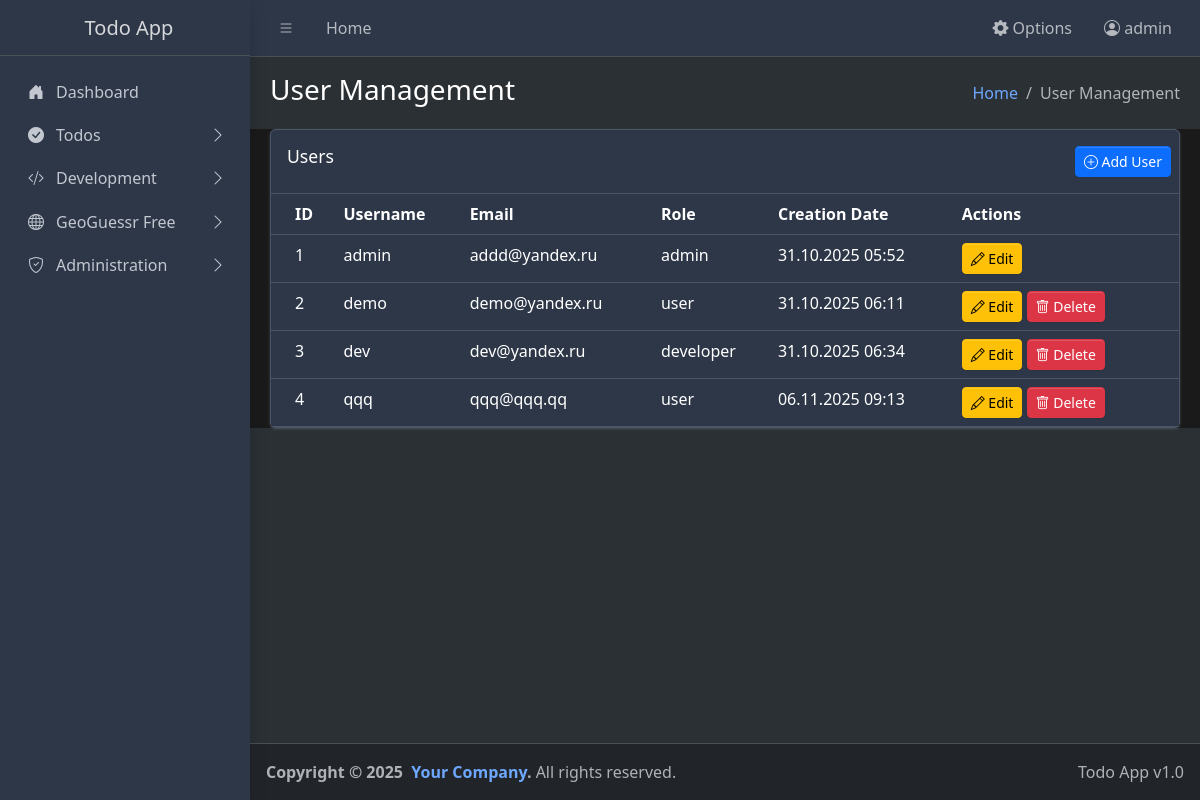
The app's page /admin/users (signed in) with its own data.
### app.py (models this page shows, shortened)
class User(UserMixin, db.Model):
    id = db.Column(db.Integer, primary_key=True)
    username = db.Column(db.String(64), unique=True, nullable=False)
    email = db.Column(db.String(120), unique=True, nullable=False)
    password_hash = db.Column(db.String(128), nullable=False)
    role_id = db.Column(db.Integer, db.ForeignKey('role.id'), nullable=False)
    role = db.relationship('Role', backref=db.backref('users', lazy=True))
    created_at = db.Column(db.DateTime, default=datetime.utcnow)

class Role(db.Model):
    id = db.Column(db.Integer, primary_key=True)
    name = db.Column(db.String(50), unique=True, nullable=False)
    description = db.Column(db.String(200))

### app.py (the view)
@app.route('/admin/users')
@login_required
def manage_users():
    if not is_admin():
        flash(_('Access denied. Administrator rights required.'))
        return redirect(url_for('index'))
    users = User.query.all()
    return render_template('manage_users.html', users=users)

### app.py (called while the page is built, shortened)
def get_locale():
    try:
        from flask import g
        if hasattr(g, 'babel_locale') and g.babel_locale:
            logger.debug(f"get_locale from g: {g.babel_locale}")
            return g.babel_locale
    except Exception as e:
        logger.error(f"Error in get_locale: {e}")
        return app.config['BABEL_DEFAULT_LOCALE']

@app.before_request
def load_user_settings():
    if 'language' not in session:
        session['language'] = app.config['BABEL_DEFAULT_LOCALE']
    if 'theme' not in session:
        session['theme'] = 'dark'
    if 'per_page' not in session:
        session['per_page'] = 10
    from flask import g
    g.babel_locale = session.get('language', app.config['BABEL_DEFAULT_LOCALE'])

@login_manager.user_loader
def load_user(user_id):
    return User.query.get(int(user_id))

def is_admin():
    return current_user.is_authenticated and current_user.role.name == 'admin'

### templates/manage_users.html (shortened to what this page needs)
{% extends "base.html" %}
{% block page_title %}{{ _('User Management') }}{% endblock %}
{% block breadcrumb %}{{ _('User Management') }}{% endblock %}
{% block content %}
<div class="row">
  <div class="col-12">
    <div class="card">
      <div class="card-header">
        <h3 class="card-title">{{ _('Users') }}</h3>
        <div class="card-tools">
          <a href="{{ url_for('new_user') }}" class="btn btn-primary btn-sm">
            <i class="bi bi-plus-circle"></i> {{ _('Add User') }}
          </a>
        </div>
      </div>
      <div class="card-body table-responsive p-0">
        <table class="table table-hover text-nowrap">
          <thead>
            <tr>
              <th>ID</th>
              <th>{{ _('Username') }}</th>
              <th>{{ _('Email') }}</th>
              <th>{{ _('Role') }}</th>
              <th>{{ _('Creation Date') }}</th>
              <th>{{ _('Actions') }}</th>
            </tr>
          </thead>
          <tbody>
            {% for user in users %}
            <tr>
              <td>{{ user.id }}</td>
              <td>{{ user.username }}</td>
              <td>{{ user.email }}</td>
              <td>{{ user.role.name }}</td>
              <td>{{ user.created_at.strftime('%d.%m.%Y %H:%M') }}</td>
              <td>
                <a href="{{ url_for('edit_user', id=user.id) }}" class="btn btn-warning btn-sm">
                  <i class="bi bi-pencil"></i> {{ _('Edit') }}
                </a>
                {% if user.id != current_user.id %}
                <a href="{{ url_for('delete_user', id=user.id) }}" class="btn btn-danger btn-sm" data-confirm="{{ _('Are you sure you want to delete this user?') }}" onclick="return confirm(this.getAttribute('data-confirm'))">
                  <i class="bi bi-trash"></i> {{ _('Delete') }}
                </a>
                {% endif %}
              </td>
            </tr>
            {% endfor %}
          </tbody>
        </table>
      </div>
    </div>
  </div>
</div>
{% endblock %}

### templates/base.html (shortened to what this page needs)
<!doctype html>
<html lang="{{ session.get('language', 'ru') }}" data-bs-theme="{{ session.get('theme', 'dark') }}">
  <head>
    <link
      rel="stylesheet"
      href="https://cdn.jsdelivr.net/npm/@fontsource/source-sans-3@5.0.12/index.css"
      media="print"
      onload="this.media='all'"
    />
    <link rel="stylesheet" href="https://cdnjs.cloudflare.com/ajax/libs/font-awesome/5.15.4/css/all.min.css">
    <link
      rel="stylesheet"
      href="https://cdn.jsdelivr.net/npm/overlayscrollbars@2.11.0/styles/overlayscrollbars.min.css"
    />
    <link
      rel="stylesheet"
      href="https://cdn.jsdelivr.net/npm/bootstrap-icons@1.13.1/font/bootstrap-icons.min.css"
    />
    <link rel="stylesheet" href="{{ url_for('static', filename='css/adminlte.min.css') }}" />
    <link rel="stylesheet" href="{{ url_for('static', filename='css/themes.css') }}" />
  </head>
  <body class="layout-fixed sidebar-expand-lg bg-body-tertiary">
    <div class="app-wrapper">
      <nav class="app-header navbar navbar-expand bg-body">
        <div class="container-fluid">
          <ul class="navbar-nav">
            <li class="nav-item">
              <a class="nav-link" data-lte-toggle="sidebar" href="#" role="button">
                <i class="bi bi-list"></i>
              </a>
            </li>
            <li class="nav-item d-none d-md-block">
              <a href="{{ url_for('index') }}" class="nav-link">{{ _('Home') }}</a>
            </li>
          </ul>
          <ul class="navbar-nav ms-auto">
            <li class="nav-item dropdown">
              <a class="nav-link" data-bs-toggle="dropdown" href="#" role="button" aria-expanded="false">
                <i class="bi bi-gear-fill"></i> {{ _('Options') }}
              </a>
            </li>
            {% if current_user.is_authenticated %}
            <li class="nav-item dropdown">
              <a class="nav-link" data-bs-toggle="dropdown" href="#" role="button" aria-expanded="false">
                <i class="bi bi-person-circle"></i> {{ current_user.username }}
              </a>
            </li>
            {% endif %}
          </ul>
        </div>
      </nav>
      <aside class="app-sidebar bg-body-secondary shadow" data-bs-theme="dark">
        <div class="sidebar-brand">
          <a href="{{ url_for('index') }}" class="brand-link">
            <span class="brand-text fw-light">{{ _('Todo App') }}</span>
          </a>
        </div>
        <div class="sidebar-wrapper">
          <nav class="mt-2">
            <ul
              class="nav sidebar-menu flex-column"
              data-lte-toggle="treeview"
              role="navigation"
              aria-label="Main navigation"
              data-accordion="false"
              id="navigation"
            >
              <li class="nav-item">
                <a href="{{ url_for('index') }}" class="nav-link">
                  <i class="nav-icon bi bi-house-door-fill"></i>
                  <p>{{ _('Dashboard') }}</p>
                </a>
              </li>
              <li class="nav-item">
                <a href="#" class="nav-link">
                  <i class="nav-icon bi bi-check-circle-fill"></i>
                  <p>
                    {{ _('Todos') }}
                  </p>
                </a>
              </li>
              <li class="nav-item">
                <a href="#" class="nav-link">
                  <i class="nav-icon bi bi-code-slash"></i>
                  <p>
                    {{ _('Development') }}
                  </p>
                </a>
              </li>
              <li class="nav-item">
                <a href="#" class="nav-link">
                  <i class="nav-icon bi bi-globe"></i>
                  <p>
                    {{ _('GeoGuessr Free') }}
                  </p>
                </a>
              </li>
              {% if current_user.is_authenticated and current_user.role.name == 'admin' %}
              <li class="nav-item">
                <a href="#" class="nav-link">
                  <i class="nav-icon bi bi-shield-check"></i>
                  <p>
                    {{ _('Administration') }}
                  </p>
                </a>
              </li>
              {% endif %}
            </ul>
          </nav>
        </div>
      </aside>
      <main class="app-main">
        <div class="app-content-header">
          <div class="container-fluid">
            <div class="row">
              <div class="col-sm-6">
                <h3 class="mb-0">{% block page_title %}{{ _('Dashboard') }}{% endblock %}</h3>
              </div>
              <div class="col-sm-6">
                <ol class="breadcrumb float-sm-end">
                  <li class="breadcrumb-item"><a href="{{ url_for('index') }}">{{ _('Home') }}</a></li>
                  <li class="breadcrumb-item active" aria-current="page">{% block breadcrumb %}{{ _('Dashboard') }}{% endblock %}</li>
                </ol>
              </div>
            </div>
          </div>
        </div>
        <div class="app-content">
          <div class="container-fluid">
            {% block content %}{% endblock %}
          </div>
        </div>
      </main>
      <footer class="app-footer">
        <div class="float-end d-none d-sm-inline">Todo App v1.0</div>
        <strong>
          Copyright &copy; 2025&nbsp;
          <a href="#" class="text-decoration-none">Your Company</a>.
        </strong>
        All rights reserved.
      </footer>
    </div>
  </body>
</html>

### static/css/themes.css (style rules this page uses)
:root { --bg-color: #ffffff; --text-color: #333333; --sidebar-bg: #343a40; --card-bg: #ffffff; --border-color: #dee2e6; --table-hover: #f8f9fa; --navbar-bg: #ffffff; --input-bg: #ffffff; --dropdown-bg: #ffffff; --dropdown-hover: #f8f9fa; }
[data-bs-theme="dark"] { --bg-color: #1a1a1a; --text-color: #ffffff; --sidebar-bg: #2d3748; --card-bg: #2d3748; --border-color: #4a5568; --table-hover: #4a5568; --navbar-bg: #2d3748; --input-bg: #374151; --dropdown-bg: #374151; --dropdown-hover: #4a5568; }
body { background-color: var(--bg-color) !important; color: var(--text-color) !important; }
.app-sidebar { background-color: var(--sidebar-bg) !important; }
.card { background-color: var(--card-bg) !important; border-color: var(--border-color) !important; color: var(--text-color) !important; }
.table { background-color: var(--card-bg) !important; color: var(--text-color) !important; }
.table thead th { background-color: var(--card-bg) !important; color: var(--text-color) !important; border-color: var(--border-color) !important; }
.table tbody td { background-color: var(--card-bg) !important; color: var(--text-color) !important; border-color: var(--border-color) !important; }
.app-header.navbar { background-color: var(--navbar-bg) !important; }
.app-content { background-color: var(--bg-color) !important; }

### records on screen
User: username "admin", id "1", email "addd@yandex.ru", role.name "admin", created_at "31.10.2025 05:52"
User: id "2", username "demo", email "demo@yandex.ru", role.name "user", created_at "31.10.2025 06:11"
User: id "3", username "dev", email "dev@yandex.ru", role.name "developer", created_at "31.10.2025 06:34"
User: id "4", username "qqq", email "qqq@qqq.qq", role.name "user", created_at "06.11.2025 09:13"
